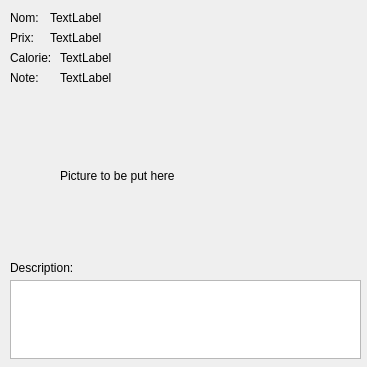
      <widget class="QWidget" name="scrollAreaWidgetContents_4">
       <property name="geometry">
        <rect>
         <x>0</x>
         <y>0</y>
         <width>367</width>
         <height>367</height>
        </rect>
       </property>
       <widget class="QLabel" name="label_18">
        <property name="geometry">
         <rect>
          <x>10</x>
          <y>50</y>
          <width>51</width>
          <height>16</height>
         </rect>
        </property>
        <property name="text">
         <string>Calorie:</string>
        </property>
       </widget>
       <widget class="QLabel" name="label_19">
        <property name="geometry">
         <rect>
          <x>10</x>
          <y>30</y>
          <width>51</width>
          <height>16</height>
         </rect>
        </property>
        <property name="text">
         <string>Prix:</string>
        </property>
       </widget>
       <widget class="QLabel" name="label_20">
        <property name="geometry">
         <rect>
          <x>10</x>
          <y>10</y>
          <width>51</width>
          <height>16</height>
         </rect>
        </property>
        <property name="text">
         <string>Nom:</string>
        </property>
       </widget>
       <widget class="QLabel" name="label_21">
        <property name="geometry">
         <rect>
          <x>10</x>
          <y>260</y>
          <width>81</width>
          <height>16</height>
         </rect>
        </property>
        <property name="text">
         <string>Description:</string>
        </property>
       </widget>
       <widget class="QTextEdit" name="p_description">
        <property name="geometry">
         <rect>
          <x>10</x>
          <y>280</y>
          <width>351</width>
          <height>79</height>
         </rect>
        </property>
       </widget>
       <widget class="QLabel" name="label_22">
        <property name="geometry">
         <rect>
          <x>10</x>
          <y>70</y>
          <width>51</width>
          <height>16</height>
         </rect>
        </property>
        <property name="text">
         <string>Note:</string>
        </property>
       </widget>
       <widget class="QLabel" name="p_name">
        <property name="geometry">
         <rect>
          <x>50</x>
          <y>10</y>
          <width>61</width>
          <height>15</height>
         </rect>
        </property>
        <property name="text">
         <string>TextLabel</string>
        </property>
       </widget>
       <widget class="QLabel" name="p_prix">
        <property name="geometry">
         <rect>
          <x>50</x>
          <y>30</y>
          <width>61</width>
          <height>15</height>
         </rect>
        </property>
        <property name="text">
         <string>TextLabel</string>
        </property>
       </widget>
       <widget class="QLabel" name="p_calorie">
        <property name="geometry">
         <rect>
          <x>60</x>
          <y>50</y>
          <width>61</width>
          <height>15</height>
         </rect>
        </property>
        <property name="text">
         <string>TextLabel</string>
        </property>
       </widget>
       <widget class="QLabel" name="p_picture">
        <property name="geometry">
         <rect>
          <x>60</x>
          <y>100</y>
          <width>181</width>
          <height>151</height>
         </rect>
        </property>
        <property name="text">
         <string>Picture to be put here</string>
        </property>
       </widget>
       <widget class="QLabel" name="p_note">
        <property name="geometry">
         <rect>
          <x>60</x>
          <y>70</y>
          <width>61</width>
          <height>15</height>
         </rect>
        </property>
        <property name="text">
         <string>TextLabel</string>
        </property>
       </widget>
      </widget>
